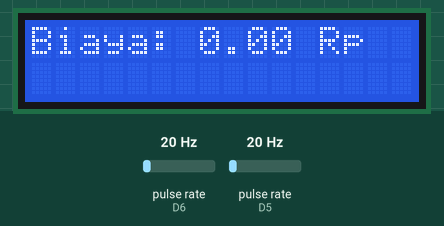
Bench run of a sketch on a simulated ESP8266 (NodeMCU). On the bench: 16×2 character LCD. Wiring (inferred from the names in the program): 2 × pulse sensor: data D6 / data D5. The inputs (shaded band) are chosen by the test bench; at power-on: pulse rate (sensors on D6, D5) 20 Hz. WiFi joins after 1.5 s; servers stay silent unless stated; network time is answered at once with the bench clock; the local clock reads 2024-03-15 10:24:30 at power-on unless the sketch sets it; what the sketch prints to the serial monitor is not drawn.

Above: at 3.1 s.
3.2 s: pulse rate (sensor on D6) set to 4 Hz
At 14.7 s:
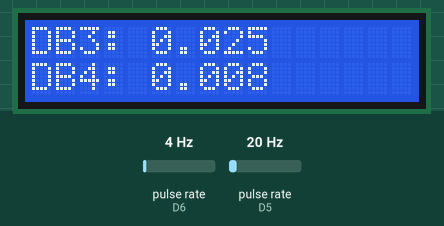
15.8 s: pulse rate (sensor on D5) set to 4 Hz
At 27.0 s:
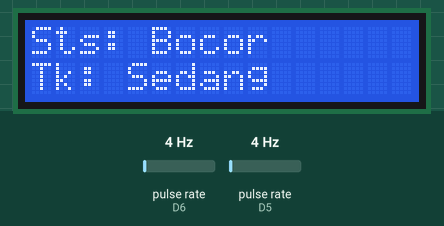
29.8 s: pulse rate (sensor on D6) set to 50 Hz
At 39.3 s:
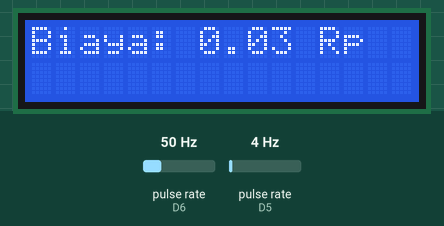
43.3 s: pulse rate (sensor on D5) set to 50 Hz
At 51.7 s:
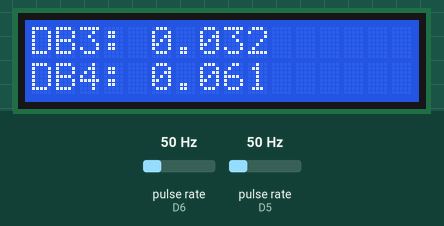
55.5 s: pulse rate (sensor on D6) set to 28 Hz
At 64.2 s:
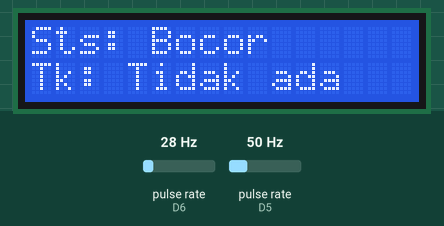
67.7 s: pulse rate (sensor on D5) set to 18 Hz
At 82.4 s:
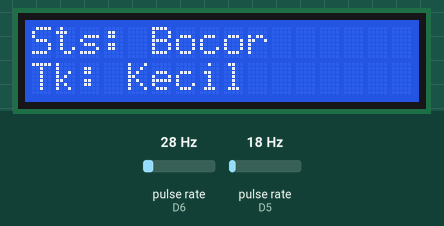
Timing chart, 0 to 82.7 s (numbered marks = the images above; inputs shaded):
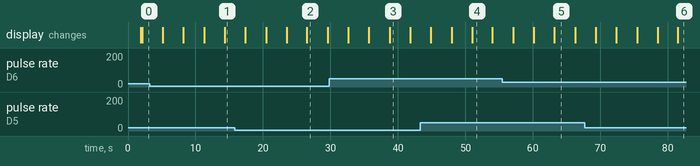

Measured:
- what the display in image 2 shows lasts 3.1 s, from 26.5 s to 29.6 s
- what the display in image 3 shows lasts 3.0 s, from 38.8 s to 41.8 s

The sketch:

sketch_oct5sensor3dan4fikssskripsii_.ino
```cpp
#define BLYNK_TEMPLATE_ID "TMPL63elZ23Za"
#define BLYNK_TEMPLATE_NAME "Pengukuran dan analisis debit air"

#include <ESP8266WiFi.h>
#include <BlynkSimpleEsp8266.h>
#include <Wire.h>
#include <LiquidCrystal_I2C.h>
#include <NTPClient.h>
#include <WiFiUdp.h>
#include <TimeLib.h>

// Konfigurasi Blynk
char auth[] = "unUI6LbkExTDugMbk6eJFCuz94Mh7N_N";
char ssid[] = "Ndk Modal";
char pass[] = "12345678";

// Pin untuk Sensor Aliran Air
#define FLOW_SENSOR_PIN3 D5  // Sensor 3
#define FLOW_SENSOR_PIN4 D6  // Sensor 4

// Inisialisasi LCD
LiquidCrystal_I2C lcd(0x27, 16, 2);  // Alamat I2C LCD mungkin berbeda

volatile int flowPulseCount3 = 0;
volatile int flowPulseCount4 = 0;

// Koefisien kalibrasi sensor aliran
const float calibrationFactor = 7.5;  // Pulsa per liter

unsigned long previousMillis = 0; // Variabel untuk menghitung waktu
float totalDebitSensor4 = 0.0;    // Variabel untuk menyimpan total debit sensor 4
float totalBiaya = 0.0;           // Variabel untuk menyimpan total biaya

WiFiUDP ntpUDP;
NTPClient timeClient(ntpUDP, "pool.ntp.org", 25200, 60000);  // Waktu UTC+7 (25200 detik offset)

// ISR untuk menangkap pulsa dari sensor flow
void ICACHE_RAM_ATTR flowPulseISR3() { flowPulseCount3++; }
void ICACHE_RAM_ATTR flowPulseISR4() { flowPulseCount4++; }

void setup() {
  Serial.begin(9600);
  delay(100);

  Serial.println("Mulai setup...");
  Blynk.begin(auth, ssid, pass);

  lcd.init();
  lcd.backlight();
  Serial.println("LCD diinisialisasi...");

  pinMode(FLOW_SENSOR_PIN3, INPUT);
  pinMode(FLOW_SENSOR_PIN4, INPUT);

  attachInterrupt(digitalPinToInterrupt(FLOW_SENSOR_PIN3), flowPulseISR3, RISING);
  attachInterrupt(digitalPinToInterrupt(FLOW_SENSOR_PIN4), flowPulseISR4, RISING);

  Serial.println("Interrupts diinisialisasi...");

  timeClient.begin();  // Mulai client NTP
}

// Fungsi untuk menghitung biaya berdasarkan debit air
float hitungBiaya(float totalDebitSensor4) {
  float biaya = 0;

  if (totalDebitSensor4 <= 10) {
    biaya = totalDebitSensor4 * 21;  // per m³
  } else if (totalDebitSensor4 <= 20) {
    biaya = (10 * 21) + ((totalDebitSensor4 - 10) * 31);
  } else if (totalDebitSensor4 <= 30) {
    biaya = (10 * 21) + (10 * 31) + ((totalDebitSensor4 - 20) * 45);
  } else {
    biaya = (10 * 21) + (10 * 31) + (10 * 45) + ((totalDebitSensor4 - 30) * 63);
  }
  return biaya;
}

// Fungsi untuk menghitung dan menampilkan status kebocoran
void tampilkanStatusKebocoran(float flowRate3, float flowRate4) {
  // Toleransi 5% untuk perbedaan debit
  float toleransi = 0.05 * flowRate3;

  // Hitung selisih debit
  float selisihDebit = abs(flowRate3 - flowRate4);

  String statusKebocoran = "Aman";
  String tingkatKebocoran = "Tidak ada";

  // Tentukan status kebocoran berdasarkan selisih
  if (selisihDebit > toleransi) {
    if (selisihDebit >= 0.01) {
      tingkatKebocoran = "Besar";
    } else if (selisihDebit >= 0.006) {
      tingkatKebocoran = "Sedang";
    } else if (selisihDebit >= 0.005) {
      tingkatKebocoran = "Kecil";
    }
    statusKebocoran = "Bocor";
  }

  // Tampilkan status kebocoran di Serial Monitor
  Serial.print("Status Kebocoran: ");
  Serial.println(statusKebocoran);
  Serial.print("Tingkat Kebocoran: ");
  Serial.println(tingkatKebocoran);

  // Kirim status kebocoran ke Blynk
  Blynk.virtualWrite(V3, statusKebocoran);
  Blynk.virtualWrite(V4, tingkatKebocoran);

  // Tampilkan status kebocoran di LCD
  lcd.clear();
  lcd.setCursor(0, 0);
  lcd.print("Sts: ");
  lcd.print(statusKebocoran);
  lcd.setCursor(0, 1);
  lcd.print("Tk: ");
  lcd.print(tingkatKebocoran);
  delay(3000);
}

void loop() {
  Blynk.run();

  unsigned long currentMillis = millis();
  unsigned long interval = 1000;  // 1 detik

  if (currentMillis - previousMillis >= interval) {
    previousMillis = currentMillis;

    // Hentikan interrupt saat membaca pulsa
    noInterrupts();
    int pulseCount3 = flowPulseCount3;
    int pulseCount4 = flowPulseCount4;
    flowPulseCount3 = 0;
    flowPulseCount4 = 0;
    interrupts();

    // Hitung debit aliran air dalam m³/menit
    float flowRate3_m3min = (pulseCount3 / calibrationFactor) / 1000;  // Konversi ke m³/menit
    float flowRate4_m3min = (pulseCount4 / calibrationFactor) / 1000;  // Konversi ke m³/menit

    // Konversi debit ke liter
    float volume3_liters = pulseCount3 / calibrationFactor;
    float volume4_liters = pulseCount4 / calibrationFactor;

    // Jika ada aliran air, tambahkan ke total debit
    if (flowRate4_m3min > 0) {
      totalDebitSensor4 += flowRate4_m3min * (interval / 60000.0);  // Tambah debit ke total
    }

    // Hitung biaya berdasarkan total debit air yang terpakai
    totalBiaya = hitungBiaya(totalDebitSensor4);

    // Kirim data ke Blynk
    Blynk.virtualWrite(V0, flowRate3_m3min); // Sensor 3
    Blynk.virtualWrite(V1, flowRate4_m3min); // Sensor 4
    Blynk.virtualWrite(V2, totalBiaya);      // Biaya total

    // Tampilkan volume dalam liter dan debit dalam m³/menit di Serial Monitor
    Serial.print("Sensor 3: Debit = ");
    Serial.print(flowRate3_m3min, 3);
    Serial.println(" m³/min");
    Serial.print("Volume = ");
    Serial.print(volume3_liters);
    Serial.println(" liter");

    Serial.print("Sensor 4: Debit = ");
    Serial.print(flowRate4_m3min, 3);
    Serial.println(" m³/min");
    Serial.print("Volume = ");
    Serial.print(volume4_liters);
    Serial.println(" liter");

    Serial.print("Biaya Total: ");
    Serial.print(totalBiaya);
    Serial.println(" Rupiah");

    // Tampilkan di LCD
    lcd.clear();
    lcd.setCursor(0, 0);
    lcd.print("Biaya: ");
    lcd.print(totalBiaya);
    lcd.print(" Rp");
    delay(3000);

    // Tampilkan data sensor di LCD
    lcd.clear();
    lcd.setCursor(0, 0);
    lcd.print("DB3: ");
    lcd.print(flowRate3_m3min, 3); // Tampilkan dalam m³
    lcd.setCursor(0, 1);
    lcd.print("DB4: ");
    lcd.print(flowRate4_m3min, 3);
    delay(3000);

    // Tampilkan status kebocoran
    tampilkanStatusKebocoran(flowRate3_m3min, flowRate4_m3min);

    // Tampilkan waktu di Serial Monitor
    timeClient.update();  // Update waktu dari NTP
    Serial.print("Waktu sekarang: ");
    Serial.print(timeClient.getHours()); Serial.print(":");
    Serial.print(timeClient.getMinutes()); Serial.print(":");
    Serial.println(timeClient.getSeconds());
  }
}
```
